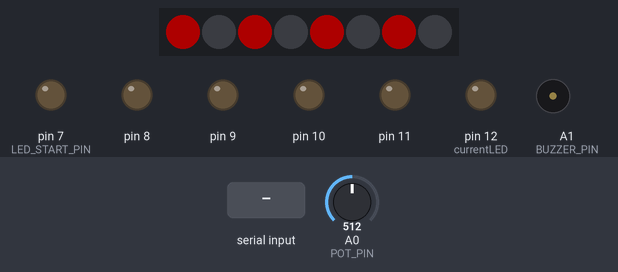
This sketch was run on a simulated Arduino Uno, built with avr-gcc and run on an emulated ATmega328P. Shown: 8 RGB LEDs in strip order, left to right, output pins drawn as LEDs (lit = HIGH), buzzer (waves = sounding). The inputs (shaded band) are chosen by the test bench; at power-on: A0 (POT_PIN) = 512. Dim RGB values are drawn brighter than linear; random numbers use the default seed unless the sketch sets one.

Above: at 1.2 s.
1.3 s: "red\n" received over Serial
At 3.43 s:
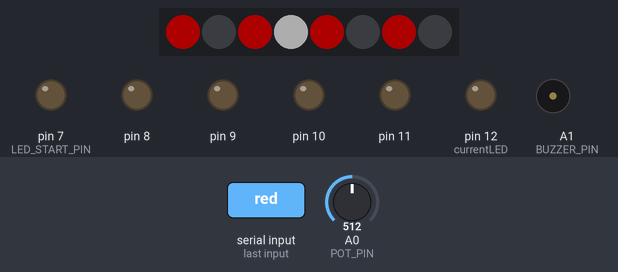
At 5.7 s:
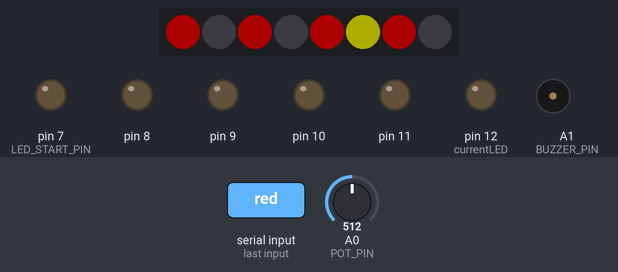
7.7 s: "black\n" received over Serial
At 18.6 s:
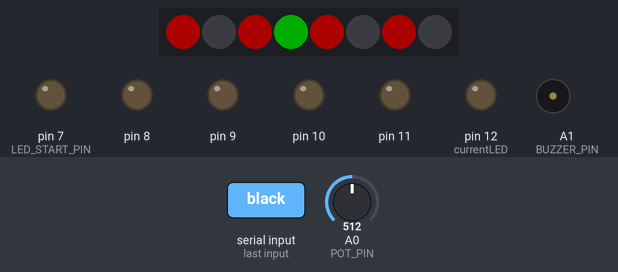
Timing chart, 0 to 21.2 s (numbered marks = the images above; inputs shaded):
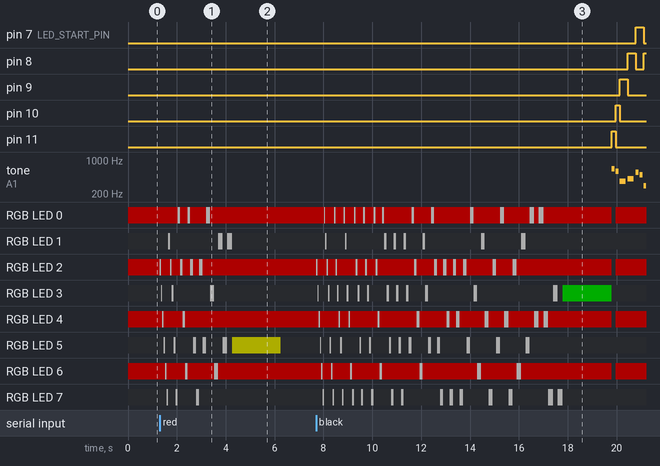

The sketch:

roulette.ino
```cpp
#include <Adafruit_NeoPixel.h>
#include "pitches.h"

#define PIN 6
#define NUMPIXELS 8
#define POT_PIN A0           // Analog pin for potentiometer
#define BUZZER_PIN A1        // PWM pin for buzzer
#define BASE_DELAYVAL 50     // Starting delay for faster spin
#define MAX_DELAYVAL 200     // Maximum delay for slowest spin
#define MIN_SPIN_TIME 2000   // Minimum spin time in ms (2 seconds)
#define MAX_SPIN_TIME 10000  // Maximum spin time in ms (10 seconds)

// Define LED pins from 7 to 12
#define LED_START_PIN 7
#define LED_END_PIN 12

int melody[] = {
  NOTE_E5, NOTE_D5, NOTE_FS4, NOTE_GS4,
  NOTE_CS5, NOTE_B4, NOTE_D4, NOTE_E4,
  NOTE_B4, NOTE_A4, NOTE_CS4, NOTE_E4,
  NOTE_A4
};

int durations[] = {
  8, 8, 4, 4,
  8, 8, 4, 4,
  8, 8, 4, 4,
  2
};

Adafruit_NeoPixel pixels(NUMPIXELS, PIN, NEO_GRB + NEO_KHZ800);

int chosenColor;     // Stores the selected color (0 for red, 1 for black)
int resultPosition;  // Chosen winning LED position
int animationDirection = 1;

// Animation variables
int currentLED = LED_END_PIN;      // Start at LED 12
bool isLightingDown = true;        // To control the direction
unsigned long previousMillis = 0;  // Store the last time LED was updated
const int ledDelay = 100;          // Delay for LED animation (in milliseconds)
bool isAnimating = false;          // State to track if animation is in progress
int melodyIndex = 0;               // Current note index for melody playback

void setup() {
  Serial.begin(9600);
  pixels.begin();
  pixels.setBrightness(50);
  pixels.clear();
  pixels.show();
  pinMode(BUZZER_PIN, OUTPUT);

  // Set pins 7 to 12 as outputs
  for (int pin = LED_START_PIN; pin <= LED_END_PIN; pin++) {
    pinMode(pin, OUTPUT);
    digitalWrite(pin, LOW);  // Initialize to LOW
  }
}

void loop() {
  // Initialize the LEDs
  for (int j = 0; j < NUMPIXELS; j++) {
    pixels.setPixelColor(j, (j % 2 == 0) ? pixels.Color(255, 0, 0) : pixels.Color(0, 0, 0));  // Red for even, Black for odd
  }
  pixels.show();

  // Wait for user input
  if (Serial.available() > 0) {
    String colorChoice = Serial.readStringUntil('\n');
    colorChoice.trim();

    if (colorChoice == "red") {
      chosenColor = 0;
    } else if (colorChoice == "black") {
      chosenColor = 1;
    } else {
      Serial.println("Please type 'red' or 'black'");
      return;
    }

    // Generate a random spin time between MIN_SPIN_TIME and MAX_SPIN_TIME
    unsigned long spinTime = random(MIN_SPIN_TIME, MAX_SPIN_TIME + 1);
    unsigned long startTime = millis();
    unsigned long currentSpinTime = 0;

    // Spin the LEDs
    while (true) {
      currentSpinTime = millis() - startTime;

      if (currentSpinTime >= spinTime) {
        break;
      }

      // Clear previous colors
      pixels.clear();
      int currentPosition = (millis() / BASE_DELAYVAL) % NUMPIXELS;

      // Set colors for the spinning effect
      for (int j = 0; j < NUMPIXELS; j++) {
        pixels.setPixelColor(j, (j % 2 == 0) ? pixels.Color(255, 0, 0) : pixels.Color(0, 0, 0));  // Red for even, Black for odd
      }

      // Set current position to white
      pixels.setPixelColor(currentPosition, pixels.Color(255, 255, 255));  // White for spinning position
      pixels.show();

      int remainingTime = spinTime - currentSpinTime;
      int delayVal = map(remainingTime, 0, spinTime, MAX_DELAYVAL, BASE_DELAYVAL);
      delay(delayVal);
    }

    // Determine the result position based on the current time
    resultPosition = (millis() / BASE_DELAYVAL) % NUMPIXELS;

    // Check potentiometer value to determine final result position
    int potValue = analogRead(POT_PIN);
    if (potValue < 100) {  // If potentiometer value is between 0 and 100
      // Ensure RED (even)
      if (resultPosition % 2 != 0) {                        // If resultPosition is odd, switch to the next LED
        resultPosition = (resultPosition + 1) % NUMPIXELS;  // Make it even
      }
    } else if (potValue > 800) {  // If potentiometer value is between 800 and 1023
      // Ensure BLACK (odd)
      if (resultPosition % 2 == 0) {                        // If resultPosition is even, switch to the next LED
        resultPosition = (resultPosition + 1) % NUMPIXELS;  // Make it odd
      }
    }

    // Set all LEDs to their initial colors before showing result
    for (int j = 0; j < NUMPIXELS; j++) {
      pixels.setPixelColor(j, (j % 2 == 0) ? pixels.Color(255, 0, 0) : pixels.Color(0, 0, 0));  // Red for even, Black for odd
    }

    // Check if the result position matches the chosen color
    if ((resultPosition % 2 == 0 && chosenColor == 0) || (resultPosition % 2 == 1 && chosenColor == 1)) {
      pixels.setPixelColor(resultPosition, pixels.Color(0, 255, 0));  // Green if chosen color matches
      pixels.show();
      melodyIndex = 0;           // Reset melody index
      isAnimating = true;        // Start the LED animation
      currentLED = LED_END_PIN;  // Start at the last LED
    } else {
      pixels.setPixelColor(resultPosition, pixels.Color(255, 255, 0));  // Yellow if chosen color does not match
    }

    pixels.show();   // Show final result
    delay(2000);     // Delay before the next round
    pixels.clear();  // Clear the pixels
    pixels.show();
  }

  // Handle animation and sound in parallel
  if (isAnimating) {
    unsigned long currentMillis = millis();

    // Handle LED animation
    // Handle LED animation
    if (currentMillis - previousMillis >= ledDelay) {
      previousMillis = currentMillis;  // Update last time LED was updated

      // If currently lighting down from 12 to 7
      if (isLightingDown) {
        // Turn off the previous LED
        if (currentLED >= LED_START_PIN && currentLED <= LED_END_PIN) {
          digitalWrite(currentLED, LOW);  // Turn off the previous LED
        }

        // Move to the next LED downwards
        currentLED--;  // Move down to the next LED

        // Check if we've reached LED 7
        if (currentLED < LED_START_PIN) {
          currentLED = LED_START_PIN;  // Reset to LED 7
          isLightingDown = false;      // Change direction to lighting up
        }
      }
      // If currently lighting up from 7 to 12
      else {
        // Turn off the previous LED
        if (currentLED >= LED_START_PIN && currentLED <= LED_END_PIN) {
          digitalWrite(currentLED, LOW);  // Turn off the previous LED
        }

        // Move to the next LED upwards
        currentLED++;  // Move up to the next LED

        // Check if we've reached LED 12
        if (currentLED > LED_END_PIN) {
          currentLED = LED_END_PIN;  // Reset to LED 12
          isLightingDown = true;     // Change direction to lighting down
        }
      }

      // Turn on the current LED
      digitalWrite(currentLED, HIGH);  // Turn on the current LED
    }

    // Handle sound playback
    if (melodyIndex < sizeof(durations) / sizeof(int)) {
      // Calculate the note duration
      int duration = 1000 / durations[melodyIndex];
      tone(BUZZER_PIN, melody[melodyIndex], duration);

      // Pause between notes
      int pauseBetweenNotes = duration * 1.30;

      // Wait for the note to finish playing
      delay(pauseBetweenNotes);
      noTone(BUZZER_PIN);  // Stop the tone
      melodyIndex++;       // Move to the next note
    }

    if (melodyIndex >= sizeof(durations) / sizeof(int)) {
        // Turn off all LEDs
        for (int pin = LED_START_PIN; pin <= LED_END_PIN; pin++) {
            digitalWrite(pin, LOW); // Set all LEDs to LOW
        }
        isAnimating = false;
        currentLED = 12;
    }

  }
}
```

Measured:
- after the input at 1.3 s, RGB LED 0: goes RGB(50, 50, 50) 0.09 s, RGB(50, 0, 0) 0.30 s, RGB(50, 50, 50) 0.11 s, RGB(50, 0, 0) 0.66 s, RGB(50, 50, 50) 0.15 s, then RGB(50, 0, 0), starting after 0.75 s; RGB LED 1: goes RGB(50, 50, 50) 0.07 s, off 2.0 s, RGB(50, 50, 50) 0.18 s, off 0.19 s, RGB(50, 50, 50) 0.20 s, then off, starting after 0.36 s
- after the input at 7.7 s, pin 7 (LED_START_PIN): LOW → HIGH after 13.1 s, → LOW 0.33 s later; pin 8: LOW → HIGH after 12.7 s, → LOW 0.33 s later, → HIGH 0.33 s later
- what the display in image 2 shows lasts 2.0 s, from 4.3 s to 6.3 s
